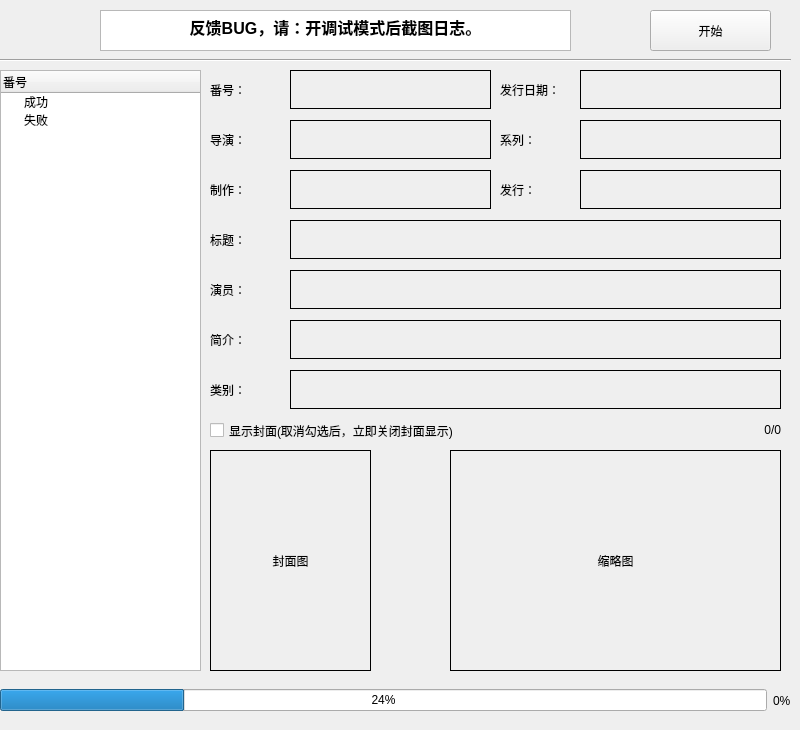
    <widget class="QWidget" name="page_avdc">
     <widget class="QPushButton" name="pushButton_start_cap">
      <property name="geometry">
       <rect>
        <x>650</x>
        <y>10</y>
        <width>121</width>
        <height>41</height>
       </rect>
      </property>
      <property name="text">
       <string>开始</string>
      </property>
     </widget>
     <widget class="QTextBrowser" name="textBrowser_warning">
      <property name="geometry">
       <rect>
        <x>100</x>
        <y>10</y>
        <width>471</width>
        <height>41</height>
       </rect>
      </property>
      <property name="html">
       <string>&lt;!DOCTYPE HTML PUBLIC &quot;-//W3C//DTD HTML 4.0//EN&quot; &quot;http://www.w3.org/TR/REC-html40/strict.dtd&quot;&gt;
&lt;html&gt;&lt;head&gt;&lt;meta name=&quot;qrichtext&quot; content=&quot;1&quot; /&gt;&lt;style type=&quot;text/css&quot;&gt;
p, li { white-space: pre-wrap; }
&lt;/style&gt;&lt;/head&gt;&lt;body style=&quot; font-family:'SimSun'; font-size:9pt; font-weight:400; font-style:normal;&quot;&gt;
&lt;p align=&quot;center&quot; style=&quot; margin-top:0px; margin-bottom:0px; margin-left:0px; margin-right:0px; -qt-block-indent:0; text-indent:0px;&quot;&gt;&lt;span style=&quot; font-size:12pt; font-weight:600; color:#000000;&quot;&gt;反馈BUG，请：开调试模式后截图日志。&lt;/span&gt;&lt;/p&gt;&lt;/body&gt;&lt;/html&gt;</string>
      </property>
     </widget>
     <widget class="QWidget" name="horizontalLayoutWidget">
      <property name="geometry">
       <rect>
        <x>0</x>
        <y>680</y>
        <width>791</width>
        <height>41</height>
       </rect>
      </property>
      <layout class="QHBoxLayout" name="horizontalLayout_2">
       <item>
        <widget class="QProgressBar" name="progressBar_avdc">
         <property name="value">
          <number>24</number>
         </property>
        </widget>
       </item>
       <item>
        <widget class="QLabel" name="label_percent">
         <property name="text">
          <string>0%</string>
         </property>
        </widget>
       </item>
      </layout>
     </widget>
     <widget class="QTreeWidget" name="treeWidget_number">
      <property name="geometry">
       <rect>
        <x>0</x>
        <y>70</y>
        <width>201</width>
        <height>601</height>
       </rect>
      </property>
      <column>
       <property name="text">
        <string>番号</string>
       </property>
      </column>
      <item>
       <property name="text">
        <string>成功</string>
       </property>
      </item>
      <item>
       <property name="text">
        <string>失败</string>
       </property>
      </item>
     </widget>
     <widget class="QWidget" name="gridLayoutWidget_2">
      <property name="geometry">
       <rect>
        <x>210</x>
        <y>450</y>
        <width>161</width>
        <height>221</height>
       </rect>
      </property>
      <layout class="QGridLayout" name="gridLayout_2">
       <item row="0" column="0">
        <widget class="QLabel" name="label_poster">
         <property name="frameShape">
          <enum>QFrame::Box</enum>
         </property>
         <property name="text">
          <string>封面图</string>
         </property>
         <property name="alignment">
          <set>Qt::AlignCenter</set>
         </property>
        </widget>
       </item>
      </layout>
     </widget>
     <widget class="QWidget" name="gridLayoutWidget">
      <property name="geometry">
       <rect>
        <x>450</x>
        <y>450</y>
        <width>331</width>
        <height>221</height>
       </rect>
      </property>
      <layout class="QGridLayout" name="gridLayout">
       <property name="sizeConstraint">
        <enum>QLayout::SetDefaultConstraint</enum>
       </property>
       <property name="horizontalSpacing">
        <number>7</number>
       </property>
       <item row="0" column="0">
        <widget class="QLabel" name="label_thumb">
         <property name="enabled">
          <bool>true</bool>
         </property>
         <property name="frameShape">
          <enum>QFrame::Box</enum>
         </property>
         <property name="text">
          <string>缩略图</string>
         </property>
         <property name="alignment">
          <set>Qt::AlignCenter</set>
         </property>
         <property name="margin">
          <number>0</number>
         </property>
        </widget>
       </item>
      </layout>
     </widget>
     <widget class="Line" name="line">
      <property name="geometry">
       <rect>
        <x>0</x>
        <y>50</y>
        <width>791</width>
        <height>20</height>
       </rect>
      </property>
      <property name="orientation">
       <enum>Qt::Horizontal</enum>
      </property>
     </widget>
     <widget class="QLabel" name="label_11">
      <property name="geometry">
       <rect>
        <x>210</x>
        <y>70</y>
        <width>81</width>
        <height>39</height>
       </rect>
      </property>
      <property name="text">
       <string>番号：</string>
      </property>
     </widget>
     <widget class="QLabel" name="label_number">
      <property name="geometry">
       <rect>
        <x>290</x>
        <y>70</y>
        <width>201</width>
        <height>39</height>
       </rect>
      </property>
      <property name="frameShape">
       <enum>QFrame::Box</enum>
      </property>
      <property name="lineWidth">
       <number>1</number>
      </property>
      <property name="text">
       <string/>
      </property>
     </widget>
     <widget class="QLabel" name="label_13">
      <property name="geometry">
       <rect>
        <x>500</x>
        <y>70</y>
        <width>81</width>
        <height>39</height>
       </rect>
      </property>
      <property name="text">
       <string>发行日期：</string>
      </property>
     </widget>
     <widget class="QLabel" name="label_release">
      <property name="geometry">
       <rect>
        <x>580</x>
        <y>70</y>
        <width>201</width>
        <height>39</height>
       </rect>
      </property>
      <property name="frameShape">
       <enum>QFrame::Box</enum>
      </property>
      <property name="text">
       <string/>
      </property>
     </widget>
     <widget class="QLabel" name="label_15">
      <property name="geometry">
       <rect>
        <x>210</x>
        <y>270</y>
        <width>81</width>
        <height>39</height>
       </rect>
      </property>
      <property name="text">
       <string>演员：</string>
      </property>
     </widget>
     <widget class="QLabel" name="label_actor">
      <property name="geometry">
       <rect>
        <x>290</x>
        <y>270</y>
        <width>491</width>
        <height>39</height>
       </rect>
      </property>
      <property name="frameShape">
       <enum>QFrame::Box</enum>
      </property>
      <property name="lineWidth">
       <number>1</number>
      </property>
      <property name="text">
       <string/>
      </property>
     </widget>
     <widget class="QLabel" name="label_outline">
      <property name="geometry">
       <rect>
        <x>290</x>
        <y>320</y>
        <width>491</width>
        <height>39</height>
       </rect>
      </property>
      <property name="frameShape">
       <enum>QFrame::Box</enum>
      </property>
      <property name="lineWidth">
       <number>1</number>
      </property>
      <property name="text">
       <string/>
      </property>
     </widget>
     <widget class="QLabel" name="label_18">
      <property name="geometry">
       <rect>
        <x>210</x>
        <y>320</y>
        <width>81</width>
        <height>39</height>
       </rect>
      </property>
      <property name="text">
       <string>简介：</string>
      </property>
     </widget>
     <widget class="QLabel" name="label_title">
      <property name="geometry">
       <rect>
        <x>290</x>
        <y>220</y>
        <width>491</width>
        <height>39</height>
       </rect>
      </property>
      <property name="frameShape">
       <enum>QFrame::Box</enum>
      </property>
      <property name="lineWidth">
       <number>1</number>
      </property>
      <property name="text">
       <string/>
      </property>
     </widget>
     <widget class="QLabel" name="label_20">
      <property name="geometry">
       <rect>
        <x>210</x>
        <y>220</y>
        <width>81</width>
        <height>39</height>
       </rect>
      </property>
      <property name="text">
       <string>标题：</string>
      </property>
     </widget>
     <widget class="QLabel" name="label_director">
      <property name="geometry">
       <rect>
        <x>290</x>
        <y>120</y>
        <width>201</width>
        <height>39</height>
       </rect>
      </property>
      <property name="frameShape">
       <enum>QFrame::Box</enum>
      </property>
      <property name="lineWidth">
       <number>1</number>
      </property>
      <property name="text">
       <string/>
      </property>
     </widget>
     <widget class="QLabel" name="label_publish">
      <property name="geometry">
       <rect>
        <x>580</x>
        <y>170</y>
        <width>201</width>
        <height>39</height>
       </rect>
      </property>
      <property name="frameShape">
       <enum>QFrame::Box</enum>
      </property>
      <property name="text">
       <string/>
      </property>
     </widget>
     <widget class="QLabel" name="label_23">
      <property name="geometry">
       <rect>
        <x>210</x>
        <y>120</y>
        <width>81</width>
        <height>39</height>
       </rect>
      </property>
      <property name="text">
       <string>导演：</string>
      </property>
     </widget>
     <widget class="QLabel" name="label_24">
      <property name="geometry">
       <rect>
        <x>500</x>
        <y>170</y>
        <width>81</width>
        <height>39</height>
       </rect>
      </property>
      <property name="text">
       <string>发行：</string>
      </property>
     </widget>
     <widget class="QLabel" name="label_studio">
      <property name="geometry">
       <rect>
        <x>290</x>
        <y>170</y>
        <width>201</width>
        <height>39</height>
       </rect>
      </property>
      <property name="frameShape">
       <enum>QFrame::Box</enum>
      </property>
      <property name="lineWidth">
       <number>1</number>
      </property>
      <property name="text">
       <string/>
      </property>
     </widget>
     <widget class="QLabel" name="label_label">
      <property name="geometry">
       <rect>
        <x>580</x>
        <y>120</y>
        <width>201</width>
        <height>39</height>
       </rect>
      </property>
      <property name="frameShape">
       <enum>QFrame::Box</enum>
      </property>
      <property name="text">
       <string/>
      </property>
     </widget>
     <widget class="QLabel" name="label_30">
      <property name="geometry">
       <rect>
        <x>210</x>
        <y>170</y>
        <width>81</width>
        <height>39</height>
       </rect>
      </property>
      <property name="text">
       <string>制作：</string>
      </property>
     </widget>
     <widget class="QLabel" name="label_31">
      <property name="geometry">
       <rect>
        <x>500</x>
        <y>120</y>
        <width>81</width>
        <height>39</height>
       </rect>
      </property>
      <property name="text">
       <string>系列：</string>
      </property>
     </widget>
     <widget class="QLabel" name="label_tag">
      <property name="geometry">
       <rect>
        <x>290</x>
        <y>370</y>
        <width>491</width>
        <height>39</height>
       </rect>
      </property>
      <property name="frameShape">
       <enum>QFrame::Box</enum>
      </property>
      <property name="lineWidth">
       <number>1</number>
      </property>
      <property name="text">
       <string/>
      </property>
     </widget>
     <widget class="QLabel" name="label_33">
      <property name="geometry">
       <rect>
        <x>210</x>
        <y>370</y>
        <width>81</width>
        <height>39</height>
       </rect>
      </property>
      <property name="text">
       <string>类别：</string>
      </property>
     </widget>
     <widget class="QCheckBox" name="checkBox_cover">
      <property name="geometry">
       <rect>
        <x>210</x>
        <y>420</y>
        <width>321</width>
        <height>21</height>
       </rect>
      </property>
      <property name="text">
       <string>显示封面(取消勾选后，立即关闭封面显示)</string>
      </property>
     </widget>
     <widget class="QLabel" name="label_progress">
      <property name="geometry">
       <rect>
        <x>540</x>
        <y>420</y>
        <width>241</width>
        <height>20</height>
       </rect>
      </property>
      <property name="cursor">
       <cursorShape>ArrowCursor</cursorShape>
      </property>
      <property name="layoutDirection">
       <enum>Qt::LeftToRight</enum>
      </property>
      <property name="text">
       <string>0/0</string>
      </property>
      <property name="alignment">
       <set>Qt::AlignRight|Qt::AlignTrailing|Qt::AlignVCenter</set>
      </property>
     </widget>
    </widget>
